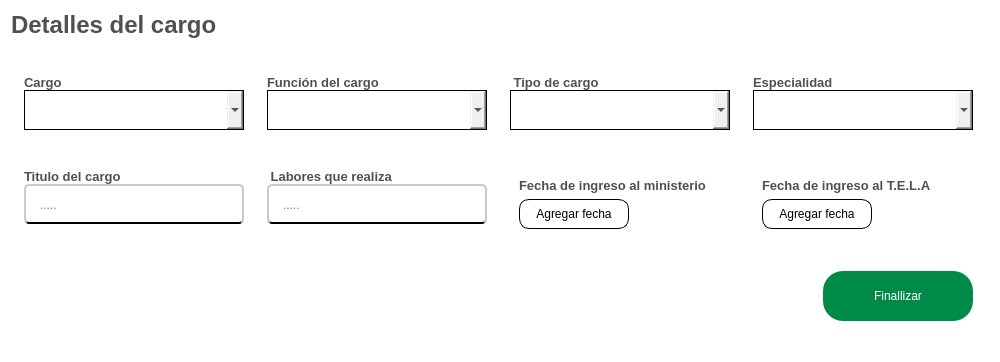
              <widget class="QFrame" name="info_detalles_cargo">
               <property name="sizePolicy">
                <sizepolicy hsizetype="Preferred" vsizetype="Preferred">
                 <horstretch>0</horstretch>
                 <verstretch>10</verstretch>
                </sizepolicy>
               </property>
               <property name="minimumSize">
                <size>
                 <width>1000</width>
                 <height>362</height>
                </size>
               </property>
               <property name="styleSheet">
                <string notr="true">QFrame{
	background-color: rgb(255, 255, 255);

}</string>
               </property>
               <property name="frameShape">
                <enum>QFrame::NoFrame</enum>
               </property>
               <property name="frameShadow">
                <enum>QFrame::Raised</enum>
               </property>
               <layout class="QVBoxLayout" name="verticalLayout_11">
                <item>
                 <widget class="QLabel" name="label_titulo_del_segmento_detalles_cargo">
                  <property name="maximumSize">
                   <size>
                    <width>16777215</width>
                    <height>30</height>
                   </size>
                  </property>
                  <property name="font">
                   <font>
                    <family>Arial</family>
                    <pointsize>18</pointsize>
                    <weight>75</weight>
                    <bold>true</bold>
                   </font>
                  </property>
                  <property name="styleSheet">
                   <string notr="true">QLabel{
	
	color: rgb(80, 80, 80);

	border-color: #ffffff;


}
</string>
                  </property>
                  <property name="text">
                   <string>Detalles del cargo</string>
                  </property>
                  <property name="scaledContents">
                   <bool>false</bool>
                  </property>
                 </widget>
                </item>
                <item>
                 <widget class="QFrame" name="preguntas_info_detalle_cargo">
                  <property name="styleSheet">
                   <string notr="true">border-radius:0px;
/*border:1px solid;*/</string>
                  </property>
                  <property name="frameShape">
                   <enum>QFrame::NoFrame</enum>
                  </property>
                  <property name="frameShadow">
                   <enum>QFrame::Raised</enum>
                  </property>
                  <layout class="QGridLayout" name="gridLayout_10" rowstretch="0,9,0,0,0" rowminimumheight="0,0,0,0,0">
                   <property name="leftMargin">
                    <number>10</number>
                   </property>
                   <property name="topMargin">
                    <number>30</number>
                   </property>
                   <property name="rightMargin">
                    <number>10</number>
                   </property>
                   <property name="bottomMargin">
                    <number>30</number>
                   </property>
                   <property name="horizontalSpacing">
                    <number>20</number>
                   </property>
                   <property name="verticalSpacing">
                    <number>0</number>
                   </property>
                   <item row="0" column="0" alignment="Qt::AlignTop">
                    <widget class="QLabel" name="label_cargos">
                     <property name="enabled">
                      <bool>true</bool>
                     </property>
                     <property name="maximumSize">
                      <size>
                       <width>16777215</width>
                       <height>40</height>
                      </size>
                     </property>
                     <property name="font">
                      <font>
                       <family>Arial</family>
                       <pointsize>10</pointsize>
                       <weight>75</weight>
                       <bold>true</bold>
                      </font>
                     </property>
                     <property name="styleSheet">
                      <string notr="true">QLabel{
	
	color: rgb(80, 80, 80);

	border-color: #ffffff;


}
</string>
                     </property>
                     <property name="text">
                      <string>Cargo</string>
                     </property>
                     <property name="scaledContents">
                      <bool>false</bool>
                     </property>
                    </widget>
                   </item>
                   <item row="0" column="1" alignment="Qt::AlignTop">
                    <widget class="QLabel" name="label_funcion_del_cargo">
                     <property name="enabled">
                      <bool>true</bool>
                     </property>
                     <property name="maximumSize">
                      <size>
                       <width>16777215</width>
                       <height>40</height>
                      </size>
                     </property>
                     <property name="font">
                      <font>
                       <family>Arial</family>
                       <pointsize>10</pointsize>
                       <weight>75</weight>
                       <bold>true</bold>
                      </font>
                     </property>
                     <property name="styleSheet">
                      <string notr="true">QLabel{
	
	color: rgb(80, 80, 80);

	border-color: #ffffff;


}
</string>
                     </property>
                     <property name="text">
                      <string>Función del cargo</string>
                     </property>
                     <property name="scaledContents">
                      <bool>false</bool>
                     </property>
                    </widget>
                   </item>
                   <item row="0" column="2" alignment="Qt::AlignTop">
                    <widget class="QLabel" name="label_tipo_de_cargo">
                     <property name="enabled">
                      <bool>true</bool>
                     </property>
                     <property name="maximumSize">
                      <size>
                       <width>16777215</width>
                       <height>40</height>
                      </size>
                     </property>
                     <property name="font">
                      <font>
                       <family>Arial</family>
                       <pointsize>10</pointsize>
                       <weight>75</weight>
                       <bold>true</bold>
                      </font>
                     </property>
                     <property name="styleSheet">
                      <string notr="true">QLabel{
	
	color: rgb(80, 80, 80);

	border-color: #ffffff;


}
</string>
                     </property>
                     <property name="text">
                      <string> Tipo de cargo </string>
                     </property>
                     <property name="scaledContents">
                      <bool>false</bool>
                     </property>
                    </widget>
                   </item>
                   <item row="0" column="3" alignment="Qt::AlignTop">
                    <widget class="QLabel" name="label_cargos_2">
                     <property name="enabled">
                      <bool>true</bool>
                     </property>
                     <property name="maximumSize">
                      <size>
                       <width>16777215</width>
                       <height>40</height>
                      </size>
                     </property>
                     <property name="font">
                      <font>
                       <family>Arial</family>
                       <pointsize>10</pointsize>
                       <weight>75</weight>
                       <bold>true</bold>
                      </font>
                     </property>
                     <property name="styleSheet">
                      <string notr="true">QLabel{
	
	color: rgb(80, 80, 80);

	border-color: #ffffff;


}
</string>
                     </property>
                     <property name="text">
                      <string>Especialidad</string>
                     </property>
                     <property name="scaledContents">
                      <bool>false</bool>
                     </property>
                    </widget>
                   </item>
                   <item row="1" column="0" alignment="Qt::AlignTop">
                    <widget class="QComboBox" name="boton_de_cargos">
                     <property name="enabled">
                      <bool>true</bool>
                     </property>
                     <property name="sizePolicy">
                      <sizepolicy hsizetype="Fixed" vsizetype="Fixed">
                       <horstretch>0</horstretch>
                       <verstretch>0</verstretch>
                      </sizepolicy>
                     </property>
                     <property name="minimumSize">
                      <size>
                       <width>220</width>
                       <height>40</height>
                      </size>
                     </property>
                     <property name="styleSheet">
                      <string notr="true">QComboBox{

	
	font: 75 10pt &quot;Arial&quot;;
	padding-left:15px;
	border:1px solid #000000 ;
}

QComboBox:focus {
    border: 2px solid #0078d7;   /* Borde azul cuando está en foco */
    background-color: #e0f7ff;   /* Fondo azul claro */
}

QComboBox:focus {
    border: 2px solid #0078d7;   /* Borde azul cuando está en foco */
    background-color: #e0f7ff;   /* Fondo azul claro */
}




QComboBox QAbstractItemView {
    border: 1px solid #ccc;
    background-color: white;
    color: #333;
    padding: 5px;  /* Margen interno de la lista */
    spacing: 10px; /* Espaciado entre los elementos (algunas versiones de Qt lo admiten) */
}

QComboBox QAbstractItemView::item {
    padding: 8px; /* Espaciado interno de cada elemento */
    margin: 4px; /* Separación entre los elementos */
}

QComboBox QAbstractItemView::item:hover {
    background-color: #c5c1c1;
    color: white;
}

QComboBox:disabled {
        background-color:rgb(189, 189, 189);
        color: #808080;
        border: 1px solid rgb(127, 127, 127);
    }


</string>
                     </property>
                     <property name="editable">
                      <bool>false</bool>
                     </property>
                     <property name="currentText">
                      <string/>
                     </property>
                     <property name="currentIndex">
                      <number>-1</number>
                     </property>
                     <property name="insertPolicy">
                      <enum>QComboBox::NoInsert</enum>
                     </property>
                     <property name="iconSize">
                      <size>
                       <width>40</width>
                       <height>40</height>
                      </size>
                     </property>
                     <property name="placeholderText">
                      <string/>
                     </property>
                    </widget>
                   </item>
                   <item row="1" column="1" alignment="Qt::AlignTop">
                    <widget class="QComboBox" name="boton_funcion_cargos">
                     <property name="enabled">
                      <bool>true</bool>
                     </property>
                     <property name="sizePolicy">
                      <sizepolicy hsizetype="Fixed" vsizetype="Fixed">
                       <horstretch>0</horstretch>
                       <verstretch>0</verstretch>
                      </sizepolicy>
                     </property>
                     <property name="minimumSize">
                      <size>
                       <width>220</width>
                       <height>40</height>
                      </size>
                     </property>
                     <property name="styleSheet">
                      <string notr="true">QComboBox{

	font: 75 10pt &quot;Arial&quot;;;
	padding-left:15px;
	border:1px solid #000000 ;
}

QComboBox:focus {
    border: 2px solid #0078d7;   /* Borde azul cuando está en foco */
    background-color: #e0f7ff;   /* Fondo azul claro */
}

QComboBox:focus {
    border: 2px solid #0078d7;   /* Borde azul cuando está en foco */
    background-color: #e0f7ff;   /* Fondo azul claro */
}




QComboBox QAbstractItemView {
    border: 1px solid #ccc;
    background-color: white;
    color: #333;
    padding: 5px;  /* Margen interno de la lista */
    spacing: 10px; /* Espaciado entre los elementos (algunas versiones de Qt lo admiten) */
}

QComboBox QAbstractItemView::item {
    padding: 8px; /* Espaciado interno de cada elemento */
    margin: 4px; /* Separación entre los elementos */
}

QComboBox QAbstractItemView::item:hover {
    background-color: #c5c1c1;
    color: white;
}

QComboBox:disabled {
        background-color:rgb(189, 189, 189);
        color: #808080;
        border: 1px solid rgb(127, 127, 127);
    }


</string>
                     </property>
                     <property name="editable">
                      <bool>false</bool>
                     </property>
                     <property name="currentText">
                      <string/>
                     </property>
                     <property name="currentIndex">
                      <number>-1</number>
                     </property>
                     <property name="insertPolicy">
                      <enum>QComboBox::NoInsert</enum>
                     </property>
                     <property name="iconSize">
                      <size>
                       <width>40</width>
                       <height>40</height>
                      </size>
                     </property>
                     <property name="placeholderText">
                      <string/>
                     </property>
                    </widget>
                   </item>
                   <item row="1" column="2" alignment="Qt::AlignTop">
                    <widget class="QComboBox" name="boton_tipo_de_cargo">
                     <property name="enabled">
                      <bool>true</bool>
                     </property>
                     <property name="sizePolicy">
                      <sizepolicy hsizetype="Fixed" vsizetype="Fixed">
                       <horstretch>0</horstretch>
                       <verstretch>0</verstretch>
                      </sizepolicy>
                     </property>
                     <property name="minimumSize">
                      <size>
                       <width>220</width>
                       <height>40</height>
                      </size>
                     </property>
                     <property name="styleSheet">
                      <string notr="true">QComboBox{

	font: 75 10pt &quot;Arial&quot;;;
	padding-left:15px;
	border:1px solid #000000 ;
}

QComboBox:focus {
    border: 2px solid #0078d7;   /* Borde azul cuando está en foco */
    background-color: #e0f7ff;   /* Fondo azul claro */
}

QComboBox:focus {
    border: 2px solid #0078d7;   /* Borde azul cuando está en foco */
    background-color: #e0f7ff;   /* Fondo azul claro */
}




QComboBox QAbstractItemView {
    border: 1px solid #ccc;
    background-color: white;
    color: #333;
    padding: 5px;  /* Margen interno de la lista */
    spacing: 10px; /* Espaciado entre los elementos (algunas versiones de Qt lo admiten) */
}

QComboBox QAbstractItemView::item {
    padding: 8px; /* Espaciado interno de cada elemento */
    margin: 4px; /* Separación entre los elementos */
}

QComboBox QAbstractItemView::item:hover {
    background-color: #c5c1c1;
    color: white;
}

QComboBox:disabled {
        background-color:rgb(189, 189, 189);
        color: #808080;
        border: 1px solid rgb(127, 127, 127);
    }


</string>
                     </property>
                     <property name="editable">
                      <bool>false</bool>
                     </property>
                     <property name="currentText">
                      <string/>
                     </property>
                     <property name="currentIndex">
                      <number>-1</number>
                     </property>
                     <property name="insertPolicy">
                      <enum>QComboBox::NoInsert</enum>
                     </property>
                     <property name="iconSize">
                      <size>
                       <width>40</width>
                       <height>40</height>
                      </size>
                     </property>
                     <property name="placeholderText">
                      <string/>
                     </property>
                    </widget>
                   </item>
                   <item row="1" column="3" alignment="Qt::AlignTop">
                    <widget class="QComboBox" name="boton_de_especialidad">
                     <property name="enabled">
                      <bool>true</bool>
                     </property>
                     <property name="sizePolicy">
                      <sizepolicy hsizetype="Fixed" vsizetype="Fixed">
                       <horstretch>0</horstretch>
                       <verstretch>0</verstretch>
                      </sizepolicy>
                     </property>
                     <property name="minimumSize">
                      <size>
                       <width>220</width>
                       <height>40</height>
                      </size>
                     </property>
                     <property name="styleSheet">
                      <string notr="true">QComboBox{

	font: 75 10pt &quot;Arial&quot;;
	padding-left:15px;
	border:1px solid #000000 ;
}

QComboBox:focus {
    border: 2px solid #0078d7;   /* Borde azul cuando está en foco */
    background-color: #e0f7ff;   /* Fondo azul claro */
}

QComboBox:focus {
    border: 2px solid #0078d7;   /* Borde azul cuando está en foco */
    background-color: #e0f7ff;   /* Fondo azul claro */
}




QComboBox QAbstractItemView {
    border: 1px solid #ccc;
    background-color: white;
    color: #333;
    padding: 5px;  /* Margen interno de la lista */
    spacing: 10px; /* Espaciado entre los elementos (algunas versiones de Qt lo admiten) */
}

QComboBox QAbstractItemView::item {
    padding: 8px; /* Espaciado interno de cada elemento */
    margin: 4px; /* Separación entre los elementos */
}

QComboBox QAbstractItemView::item:hover {
    background-color: #c5c1c1;
    color: white;
}

QComboBox:disabled {
        background-color:rgb(189, 189, 189);
        color: #808080;
        border: 1px solid rgb(127, 127, 127);
    }


</string>
                     </property>
                     <property name="editable">
                      <bool>false</bool>
                     </property>
                     <property name="currentText">
                      <string/>
                     </property>
                     <property name="currentIndex">
                      <number>-1</number>
                     </property>
                     <property name="insertPolicy">
                      <enum>QComboBox::NoInsert</enum>
                     </property>
                     <property name="iconSize">
                      <size>
                       <width>40</width>
                       <height>40</height>
                      </size>
                     </property>
                     <property name="placeholderText">
                      <string/>
                     </property>
                     <property name="duplicatesEnabled">
                      <bool>false</bool>
                     </property>
                     <property name="frame">
                      <bool>false</bool>
                     </property>
                    </widget>
                   </item>
                   <item row="2" column="0" alignment="Qt::AlignTop">
                    <widget class="QLabel" name="label_titulo_del_cargo">
                     <property name="maximumSize">
                      <size>
                       <width>16777215</width>
                       <height>40</height>
                      </size>
                     </property>
                     <property name="font">
                      <font>
                       <family>Arial</family>
                       <pointsize>10</pointsize>
                       <weight>75</weight>
                       <bold>true</bold>
                      </font>
                     </property>
                     <property name="styleSheet">
                      <string notr="true">QLabel{
	
	color: rgb(80, 80, 80);

	border-color: #ffffff;


}
</string>
                     </property>
                     <property name="text">
                      <string>Titulo del cargo</string>
                     </property>
                     <property name="scaledContents">
                      <bool>false</bool>
                     </property>
                    </widget>
                   </item>
                   <item row="2" column="1" alignment="Qt::AlignTop">
                    <widget class="QLabel" name="label_labores_que_realiza">
                     <property name="maximumSize">
                      <size>
                       <width>16777215</width>
                       <height>40</height>
                      </size>
                     </property>
                     <property name="font">
                      <font>
                       <family>Arial</family>
                       <pointsize>10</pointsize>
                       <weight>75</weight>
                       <bold>true</bold>
                      </font>
                     </property>
                     <property name="styleSheet">
                      <string notr="true">QLabel{
	
	color: rgb(80, 80, 80);

	border-color: #ffffff;


}
</string>
                     </property>
                     <property name="text">
                      <string> Labores que realiza </string>
                     </property>
                     <property name="scaledContents">
                      <bool>false</bool>
                     </property>
                    </widget>
                   </item>
                   <item row="2" column="2" rowspan="2" alignment="Qt::AlignTop">
                    <widget class="QFrame" name="frame">
                     <layout class="QGridLayout" name="gridLayout_8">
                      <item row="0" column="0" colspan="2">
                       <widget class="QLabel" name="label_fecha_de_ingreso_del_minis">
                        <property name="maximumSize">
                         <size>
                          <width>16777215</width>
                          <height>40</height>
                         </size>
                        </property>
                        <property name="font">
                         <font>
                          <family>Arial</family>
                          <pointsize>10</pointsize>
                          <weight>75</weight>
                          <bold>true</bold>
                         </font>
                        </property>
                        <property name="styleSheet">
                         <string notr="true">QLabel{
	
	color: rgb(80, 80, 80);

	border-color: #ffffff;


}
</string>
                        </property>
                        <property name="text">
                         <string>Fecha de ingreso al ministerio</string>
                        </property>
                        <property name="scaledContents">
                         <bool>false</bool>
                        </property>
                       </widget>
                      </item>
                      <item row="1" column="0">
                       <widget class="QPushButton" name="boton_para_agregar_fecha_de_ingreso_del_minis">
                        <property name="minimumSize">
                         <size>
                          <width>110</width>
                          <height>30</height>
                         </size>
                        </property>
                        <property name="cursor">
                         <cursorShape>PointingHandCursor</cursorShape>
                        </property>
                        <property name="styleSheet">
                         <string notr="true">QPushButton{

	border: 1px solid black;
	border-radius:10px;
}

QPushButton:hover{

	background-color: rgb(199, 199, 199)
}</string>
                        </property>
                        <property name="text">
                         <string>Agregar fecha</string>
                        </property>
                        <property name="icon">
                         <iconset>
                          <normaloff>../../recursos_de_imagenes/iconos_de_interfaz/calendario.png</normaloff>../../recursos_de_imagenes/iconos_de_interfaz/calendario.png</iconset>
                        </property>
                        <property name="iconSize">
                         <size>
                          <width>20</width>
                          <height>20</height>
                         </size>
                        </property>
                       </widget>
                      </item>
                      <item row="1" column="1">
                       <widget class="QLabel" name="label_mostrar_fecha_de_ingreso_del_minis">
                        <property name="font">
                         <font>
                          <family>Arial</family>
                          <pointsize>10</pointsize>
                          <weight>75</weight>
                          <bold>true</bold>
                         </font>
                        </property>
                        <property name="text">
                         <string/>
                        </property>
                       </widget>
                      </item>
                     </layout>
                    </widget>
                   </item>
                   <item row="2" column="3" rowspan="2" alignment="Qt::AlignTop">
                    <widget class="QFrame" name="frame">
                     <layout class="QGridLayout" name="gridLayout_9">
                      <item row="0" column="0" colspan="2">
                       <widget class="QLabel" name="label_fecha_de_ingreso_tela">
                        <property name="maximumSize">
                         <size>
                          <width>16777215</width>
                          <height>40</height>
                         </size>
                        </property>
                        <property name="font">
                         <font>
                          <family>Arial</family>
                          <pointsize>10</pointsize>
                          <weight>75</weight>
                          <bold>true</bold>
                         </font>
                        </property>
                        <property name="styleSheet">
                         <string notr="true">QLabel{
	
	color: rgb(80, 80, 80);

	border-color: #ffffff;


}
</string>
                        </property>
                        <property name="text">
                         <string>Fecha de ingreso al T.E.L.A</string>
                        </property>
                        <property name="scaledContents">
                         <bool>false</bool>
                        </property>
                       </widget>
                      </item>
                      <item row="1" column="0">
                       <widget class="QPushButton" name="boton_fecha_de_ingreso_tela">
                        <property name="minimumSize">
                         <size>
                          <width>110</width>
                          <height>30</height>
                         </size>
                        </property>
                        <property name="cursor">
                         <cursorShape>PointingHandCursor</cursorShape>
                        </property>
                        <property name="styleSheet">
                         <string notr="true">QPushButton{

	border: 1px solid black;
	border-radius:10px;
}

QPushButton:hover{

	background-color: rgb(199, 199, 199)
}</string>
                        </property>
                        <property name="text">
                         <string>Agregar fecha</string>
                        </property>
                        <property name="icon">
                         <iconset>
                          <normaloff>../../recursos_de_imagenes/iconos_de_interfaz/calendario.png</normaloff>../../recursos_de_imagenes/iconos_de_interfaz/calendario.png</iconset>
                        </property>
                        <property name="iconSize">
                         <size>
                          <width>20</width>
                          <height>20</height>
                         </size>
                        </property>
                       </widget>
                      </item>
                      <item row="1" column="1">
                       <widget class="QLabel" name="label_mostrar_fecha_de_ingreso_tela">
                        <property name="font">
                         <font>
                          <family>Arial</family>
                          <pointsize>10</pointsize>
                          <weight>75</weight>
                          <bold>true</bold>
                         </font>
                        </property>
                        <property name="text">
                         <string/>
                        </property>
                       </widget>
                      </item>
                     </layout>
                    </widget>
                   </item>
                   <item row="3" column="0" alignment="Qt::AlignTop">
                    <widget class="QLineEdit" name="input_titulo_del_cargo">
                     <property name="sizePolicy">
                      <sizepolicy hsizetype="Fixed" vsizetype="Fixed">
                       <horstretch>0</horstretch>
                       <verstretch>10</verstretch>
                      </sizepolicy>
                     </property>
                     <property name="minimumSize">
                      <size>
                       <width>220</width>
                       <height>40</height>
                      </size>
                     </property>
                     <property name="styleSheet">
                      <string notr="true">QLineEdit{
	
	background-color: rgb(255, 255, 255);
	font: 12pt &quot;Arial&quot;;
	border-radius:5px;
	padding-left: 12px;
 padding-right:12px;
	padding-top:1px;
	border-bottom:2px solid black  ;
	border-top: 2px solid rgb(202, 202, 202);
	border-left: 2px solid rgb(202, 202, 202);
	border-right: 2px solid rgb(202, 202, 202);

}

QLineEdit:focus{

	border: 2px solid rgb(17, 192, 255)



}
</string>
                     </property>
                     <property name="placeholderText">
                      <string>.....</string>
                     </property>
                    </widget>
                   </item>
                   <item row="3" column="1" alignment="Qt::AlignTop">
                    <widget class="QLineEdit" name="input_labores_que_realiza">
                     <property name="sizePolicy">
                      <sizepolicy hsizetype="Fixed" vsizetype="Fixed">
                       <horstretch>0</horstretch>
                       <verstretch>10</verstretch>
                      </sizepolicy>
                     </property>
                     <property name="minimumSize">
                      <size>
                       <width>220</width>
                       <height>40</height>
                      </size>
                     </property>
                     <property name="styleSheet">
                      <string notr="true">QLineEdit{
	
	background-color: rgb(255, 255, 255);
	font: 12pt &quot;Arial&quot;;
	border-radius:5px;
	padding-left: 12px;
 padding-right:12px;
	padding-top:1px;
	border-bottom:2px solid black  ;
	border-top: 2px solid rgb(202, 202, 202);
	border-left: 2px solid rgb(202, 202, 202);
	border-right: 2px solid rgb(202, 202, 202);

}

QLineEdit:focus{

	border: 2px solid rgb(17, 192, 255)



}
</string>
                     </property>
                     <property name="placeholderText">
                      <string>.....</string>
                     </property>
                    </widget>
                   </item>
                   <item row="4" column="3" alignment="Qt::AlignRight|Qt::AlignBottom">
                    <widget class="QPushButton" name="boton_finalizar">
                     <property name="sizePolicy">
                      <sizepolicy hsizetype="Fixed" vsizetype="Fixed">
                       <horstretch>0</horstretch>
                       <verstretch>0</verstretch>
                      </sizepolicy>
                     </property>
                     <property name="minimumSize">
                      <size>
                       <width>150</width>
                       <height>50</height>
                      </size>
                     </property>
                     <property name="cursor">
                      <cursorShape>PointingHandCursor</cursorShape>
                     </property>
                     <property name="styleSheet">
                      <string notr="true">QPushButton{

	font: 75 14pt &quot;Arial&quot;;
	background-color: rgb(0, 138, 71);
	color: rgb(255, 255, 255);
	border-radius:20px;

}

QPushButton:hover{

	
	background-color: rgb(0, 56, 10);

}</string>
                     </property>
                     <property name="text">
                      <string>Finallizar</string>
                     </property>
                    </widget>
                   </item>
                  </layout>
                  <zorder>frame</zorder>
                  <zorder>boton_tipo_de_cargo</zorder>
                  <zorder>boton_funcion_cargos</zorder>
                  <zorder>label_funcion_del_cargo</zorder>
                  <zorder>input_titulo_del_cargo</zorder>
                  <zorder>label_titulo_del_cargo</zorder>
                  <zorder>label_tipo_de_cargo</zorder>
                  <zorder>boton_de_cargos</zorder>
                  <zorder>label_cargos</zorder>
                  <zorder>input_labores_que_realiza</zorder>
                  <zorder>label_labores_que_realiza</zorder>
                  <zorder>boton_de_especialidad</zorder>
                  <zorder>label_cargos_2</zorder>
                  <zorder>frame</zorder>
                  <zorder>boton_finalizar</zorder>
                 </widget>
                </item>
               </layout>
              </widget>
